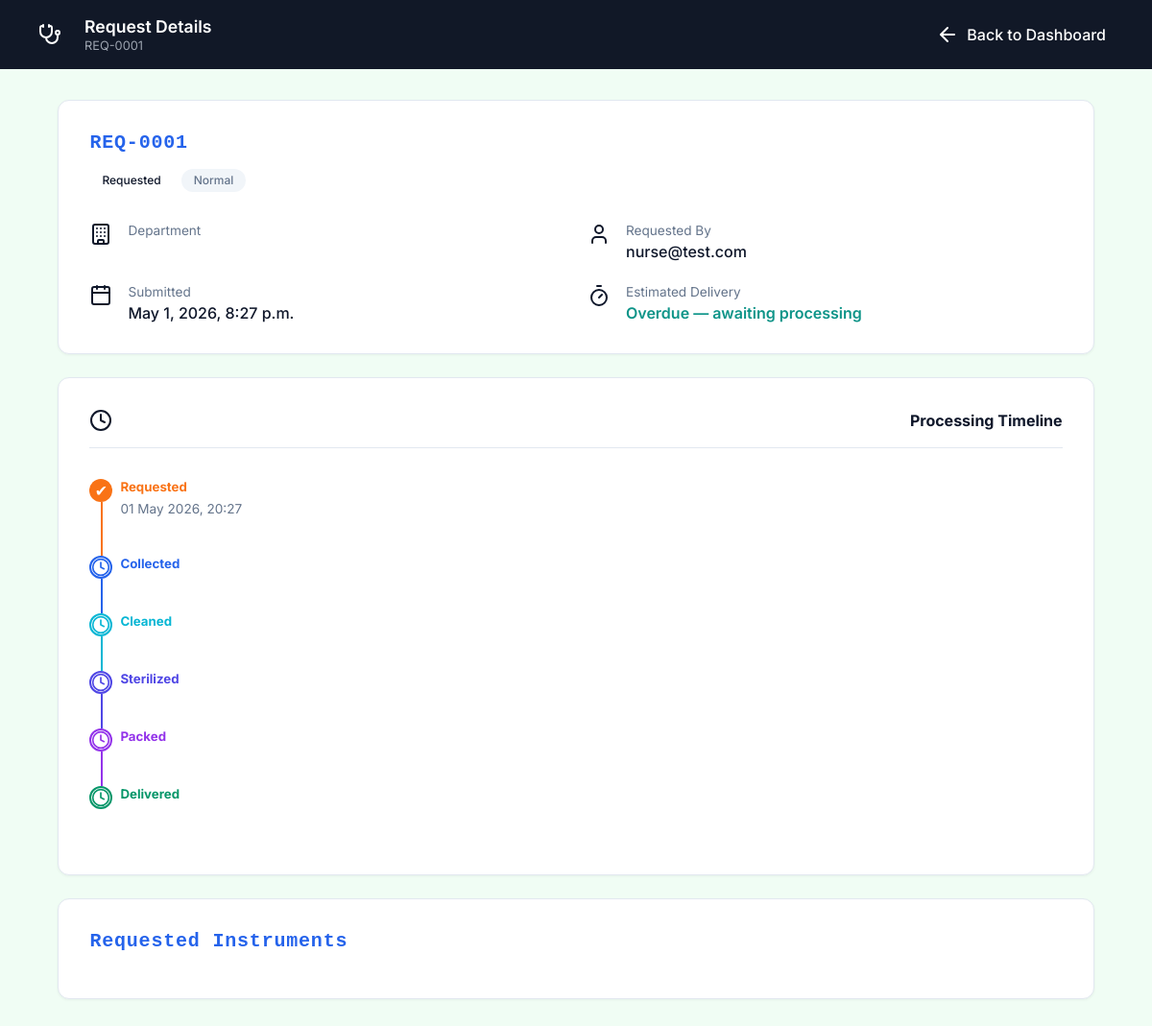
Page /nurse_request_details/1/ (signed in) on the earlier database version.
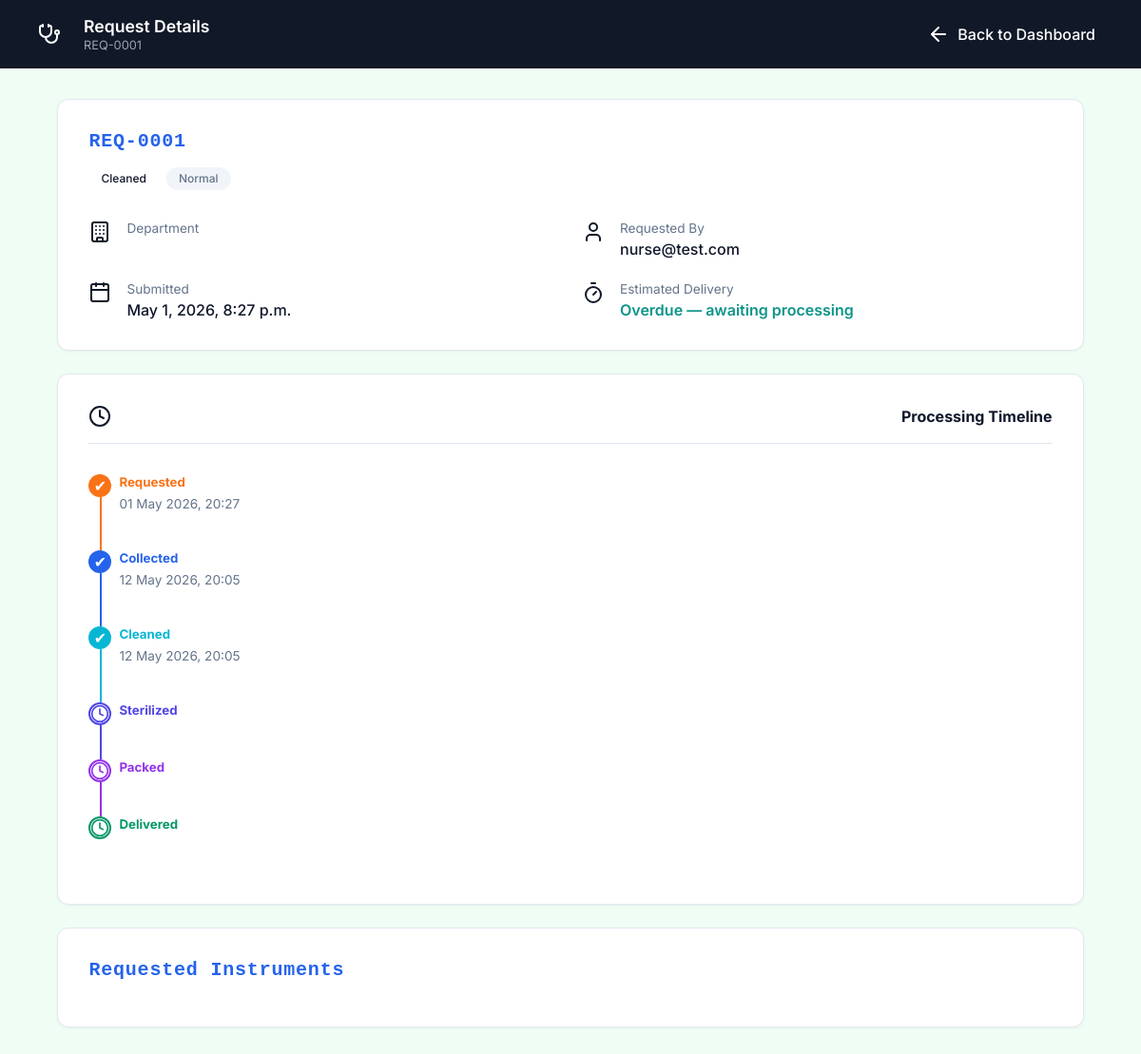
Same page on the later database version.
### CSSD_Management_System/models.py (models this page shows, shortened)
class InstrumentRequest(models.Model):
    PRIORITY_CHOICES = [
        ('Normal', 'Normal'),
        ('Urgent', 'Urgent'),
    ]
    STATUS_CHOICES = [
        ('Requested', 'Requested'),
        ('Collected', 'Collected'),
        ('Cleaned', 'Cleaned'),
        ('Sterilized', 'Sterilized'),
        ('Packed', 'Packed'),
        ('Delivered', 'Delivered'),
    ]
    requester = models.ForeignKey(CustomUser, on_delete=models.CASCADE, related_name='requests')
    priority = models.CharField(max_length=50, choices=PRIORITY_CHOICES, default='Normal')
    status = models.CharField(max_length=50, choices=STATUS_CHOICES, default='Requested')
    department = models.CharField(max_length=100, blank=True)
    notes = models.TextField(blank=True)
    last_operator = models.ForeignKey(
        CustomUser,
        on_delete=models.SET_NULL,
        null=True,
        blank=True,
        related_name='processed_requests'
    )
    batch = models.ForeignKey(SterilizationBatch, null=True, blank=True, on_delete=models.SET_NULL, related_name='requests')
    is_archived = models.BooleanField(default=False)
    submitted_at = models.DateTimeField(auto_now_add=True)
    collected_at = models.DateTimeField(null=True, blank=True)
    cleaned_at = models.DateTimeField(null=True, blank=True)
    sterilized_at = models.DateTimeField(null=True, blank=True)
    packed_at = models.DateTimeField(null=True, blank=True)
    delivered_at = models.DateTimeField(null=True, blank=True)

class CustomUser(AbstractUser):
    ROLE_CHOICES = [
        ('System Administrator', 'System Administrator'),
        ('CSSD Technician', 'CSSD Technician'),
        ('Department Nurse', 'Department Nurse'),
        ('Hospital Administrator', 'Hospital Administrator'),
    ]
    username = None
    email = models.EmailField(_('email address'), unique=True)
    role = models.CharField(max_length=50, choices=ROLE_CHOICES)
    department = models.CharField(max_length=100, blank=True)
    USERNAME_FIELD = 'email'
    REQUIRED_FIELDS = []
    objects = CustomUserManager()
    def __str__(self):
        return self.email

### CSSD_Management_System/views.py (the view)
# urls.py: path('nurse_request_details/<int:request_id>/', views.nurse_request_details, name='nurse_request_details'),
@login_required
def nurse_request_details(request, request_id):
    pk = request_id
    req = get_object_or_404(InstrumentRequest, pk=pk)
    if request.user != req.requester:
        return HttpResponseForbidden("You can only view your own requests")
    if req.requester != request.user:
        messages.error(request, 'You can only view your own requests.')
        return redirect('nurse_dashboard')
    eta = _compute_eta(req)
    eta_breakdown = {
        status: mins
        for status, mins in _ETA_MINUTES.items()
        if mins > 0
    }
    return render(request, 'nurse-request-details.html', {
        'req': req,
        'eta': eta,
        'eta_breakdown': eta_breakdown,
        'remaining_minutes': _ETA_MINUTES.get(req.status, 0),
    })

### CSSD_Management_System/views.py (called while the page is built, shortened)
def _compute_eta(req):
    if req.status == 'Delivered':
        return 'Ready'
    remaining_minutes = _ETA_MINUTES.get(req.status, 0)
    base_time = (
        req.packed_at or req.sterilized_at or
        req.cleaned_at or req.collected_at or
        req.submitted_at or timezone.now()
    )
    eta_time = base_time + timedelta(minutes=remaining_minutes)
    now = timezone.now()
    if eta_time <= now:
        return 'Overdue — awaiting processing'

### CSSD_Management_System/templates/nurse-request-details.html (shortened to what the changed rows need)
{% load static %}
<!DOCTYPE html>
<html lang="en">
<head>
  <link rel="stylesheet" href="{% static 'styles.css' %}">
  <link rel="stylesheet" href="{% static 'extended_styles.css' %}">
</head>
<body>
  <div class="dashboard-wrapper theme-teal">
<nav class="dashboard-nav theme-dark-teal">
  <div class="nav-brand">
    <div class="nav-title">
      <h2>Request Details</h2>
      <p>REQ-{{ req.id|stringformat:"04d" }}</p>
    </div>
  </div>
</nav>
<main class="dashboard-main details-main">
  <div class="container-center">
    <div class="detail-card summary-card">
      <div class="summary-header">
        <h3>REQ-{{ req.id|stringformat:"04d" }}</h3>
      </div>
      <div class="summary-pills">
        <span class="pill">{{ req.status }}</span>
        {% if req.priority == "Urgent" %}
          <span class="pill pill-urgent">Urgent</span>
        {% else %}
          <span class="pill pill-normal">Normal</span>
        {% endif %}
      </div>
      <div class="summary-grid">
        <div class="sg-item">
          <div>
            <span class="sg-label">Requested By</span>
            <span class="sg-value">{{ req.requester }}</span>
          </div>
        </div>
        <div class="sg-item">
          <div>
            <span class="sg-label">Submitted</span>
            <span class="sg-value">{{ req.submitted_at }}</span>
          </div>
        </div>
      </div>
    </div>
    <div class="detail-card timeline-card">
      <div class="vertical-timeline">
        <div class="vt-item step-submitted completed">
          <div class="vt-content">
            <h5>Requested</h5>
            <span>{{ req.submitted_at|date:"d M Y, H:i" }}</span>
          </div>
        </div>
        <div class="vt-item step-collected {% if req.collected_at %}completed{% else %}pending{% endif %}">
          {% if req.collected_at %}
            <div class="vt-icon">✔</div>
          {% else %}
            <div class="vt-icon"><i data-lucide="clock"></i></div>
          {% endif %}
          <div class="vt-line"></div>
          <div class="vt-content">
            <h5>Collected</h5>
            {% if req.collected_at %}<span>{{ req.collected_at|date:"d M Y, H:i" }}</span>{% endif %}
          </div>
        </div>
        <div class="vt-item step-cleaned {% if req.cleaned_at %}completed{% else %}pending{% endif %}">
          {% if req.cleaned_at %}
            <div class="vt-icon">✔</div>
          {% else %}
            <div class="vt-icon"><i data-lucide="clock"></i></div>
          {% endif %}
          <div class="vt-line"></div>
          <div class="vt-content">
            <h5>Cleaned</h5>
            {% if req.cleaned_at %}<span>{{ req.cleaned_at|date:"d M Y, H:i" }}</span>{% endif %}
          </div>
        </div>
      </div>
    </div>
  </div>
</main>
  </div>
</body>
</html>

Differences in the rows shown:
changed InstrumentRequest "nurse@test.com": status "Requested" → "Cleaned"; collected_at (not shown) → "12 May 2026, 20:05"; cleaned_at (not shown) → "12 May 2026, 20:05"
